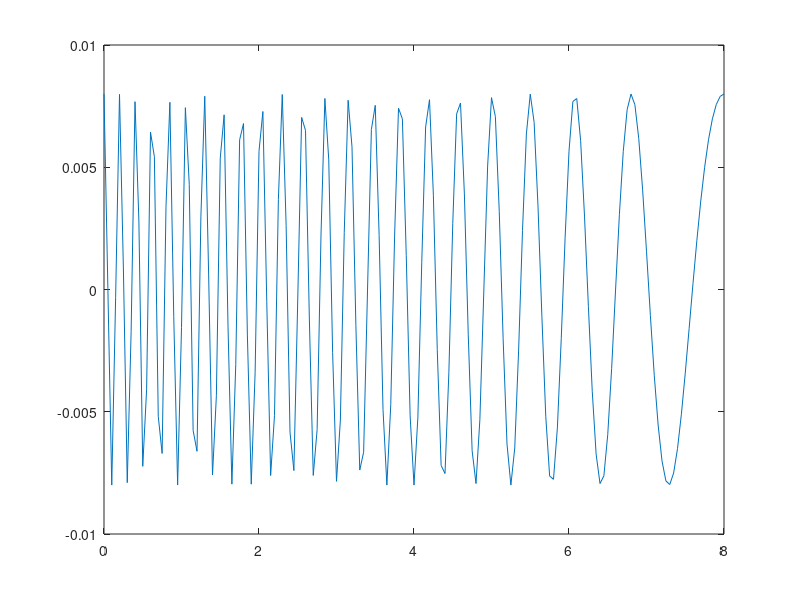

This chart was generated by the following MATLAB code:

h=0.05;
T=8;
timesraw=0:h:T;

amplitude=0.008;

u=zeros(length(timesraw),1);

startfreq=5;
endfreq=0.5;

u=chirp(timesraw,startfreq,T,endfreq)*amplitude;

simin=[timesraw',u'];

plot(timesraw,u)